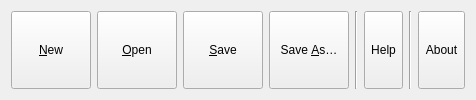
    <widget class="QWidget" name="widget_menu" native="true">
     <property name="sizePolicy">
      <sizepolicy hsizetype="Minimum" vsizetype="Fixed">
       <horstretch>0</horstretch>
       <verstretch>0</verstretch>
      </sizepolicy>
     </property>
     <layout class="QVBoxLayout" name="verticalLayout_29">
      <item>
       <layout class="QGridLayout" name="gridLayout_16">
        <item row="0" column="0">
         <widget class="QPushButton" name="pushButton_NewProject">
          <property name="sizePolicy">
           <sizepolicy hsizetype="Minimum" vsizetype="Minimum">
            <horstretch>0</horstretch>
            <verstretch>0</verstretch>
           </sizepolicy>
          </property>
          <property name="toolTip">
           <string>Create a new project</string>
          </property>
          <property name="text">
           <string>&amp;New</string>
          </property>
          <property name="icon">
           <iconset resource="resources.qrc">
            <normaloff>:/iconMenu/images/qgis-default-theme/mActionFileNew.svg</normaloff>:/iconMenu/images/qgis-default-theme/mActionFileNew.svg</iconset>
          </property>
          <property name="shortcut">
           <string>Ctrl+N</string>
          </property>
         </widget>
        </item>
        <item row="0" column="1">
         <widget class="QPushButton" name="pushButton_OpenProject">
          <property name="sizePolicy">
           <sizepolicy hsizetype="Minimum" vsizetype="Minimum">
            <horstretch>0</horstretch>
            <verstretch>0</verstretch>
           </sizepolicy>
          </property>
          <property name="toolTip">
           <string>Open a project</string>
          </property>
          <property name="text">
           <string>&amp;Open</string>
          </property>
          <property name="icon">
           <iconset resource="resources.qrc">
            <normaloff>:/iconMenu/images/qgis-default-theme/mActionFileOpen.svg</normaloff>:/iconMenu/images/qgis-default-theme/mActionFileOpen.svg</iconset>
          </property>
          <property name="shortcut">
           <string>Ctrl+O</string>
          </property>
         </widget>
        </item>
        <item row="0" column="2">
         <widget class="QPushButton" name="pushButton_SaveProject">
          <property name="sizePolicy">
           <sizepolicy hsizetype="Minimum" vsizetype="Minimum">
            <horstretch>0</horstretch>
            <verstretch>0</verstretch>
           </sizepolicy>
          </property>
          <property name="toolTip">
           <string>Save current project</string>
          </property>
          <property name="text">
           <string>&amp;Save</string>
          </property>
          <property name="icon">
           <iconset resource="resources.qrc">
            <normaloff>:/iconMenu/images/qgis-default-theme/mActionFileSave.svg</normaloff>:/iconMenu/images/qgis-default-theme/mActionFileSave.svg</iconset>
          </property>
          <property name="shortcut">
           <string>Ctrl+S</string>
          </property>
         </widget>
        </item>
        <item row="0" column="3">
         <widget class="QPushButton" name="pushButton_SaveAsProject">
          <property name="sizePolicy">
           <sizepolicy hsizetype="Minimum" vsizetype="Minimum">
            <horstretch>0</horstretch>
            <verstretch>0</verstretch>
           </sizepolicy>
          </property>
          <property name="toolTip">
           <string>Save current project as...</string>
          </property>
          <property name="text">
           <string>Save &amp;As…</string>
          </property>
          <property name="icon">
           <iconset resource="resources.qrc">
            <normaloff>:/iconMenu/images/qgis-default-theme/mActionFileSaveAs.svg</normaloff>:/iconMenu/images/qgis-default-theme/mActionFileSaveAs.svg</iconset>
          </property>
          <property name="shortcut">
           <string>Ctrl+Shift+S</string>
          </property>
         </widget>
        </item>
        <item row="0" column="4">
         <widget class="Line" name="line">
          <property name="orientation">
           <enum>Qt::Vertical</enum>
          </property>
         </widget>
        </item>
        <item row="0" column="6">
         <widget class="Line" name="line_2">
          <property name="orientation">
           <enum>Qt::Vertical</enum>
          </property>
         </widget>
        </item>
        <item row="0" column="5">
         <widget class="QToolButton" name="toolButton_Help">
          <property name="sizePolicy">
           <sizepolicy hsizetype="Minimum" vsizetype="Minimum">
            <horstretch>0</horstretch>
            <verstretch>0</verstretch>
           </sizepolicy>
          </property>
          <property name="toolTip">
           <string>Help Content</string>
          </property>
          <property name="text">
           <string>Help</string>
          </property>
          <property name="icon">
           <iconset resource="resources.qrc">
            <normaloff>:/iconMenu/images/qgis-default-theme/mActionHelpContents.svg</normaloff>:/iconMenu/images/qgis-default-theme/mActionHelpContents.svg</iconset>
          </property>
         </widget>
        </item>
        <item row="0" column="7">
         <widget class="QToolButton" name="toolButton_About">
          <property name="sizePolicy">
           <sizepolicy hsizetype="Minimum" vsizetype="Minimum">
            <horstretch>0</horstretch>
            <verstretch>0</verstretch>
           </sizepolicy>
          </property>
          <property name="toolTip">
           <string>About</string>
          </property>
          <property name="text">
           <string>About</string>
          </property>
          <property name="icon">
           <iconset resource="resources.qrc">
            <normaloff>:/iconMenu/images/qgis-default-theme/pluginNew.svg</normaloff>:/iconMenu/images/qgis-default-theme/pluginNew.svg</iconset>
          </property>
         </widget>
        </item>
       </layout>
      </item>
     </layout>
    </widget>
